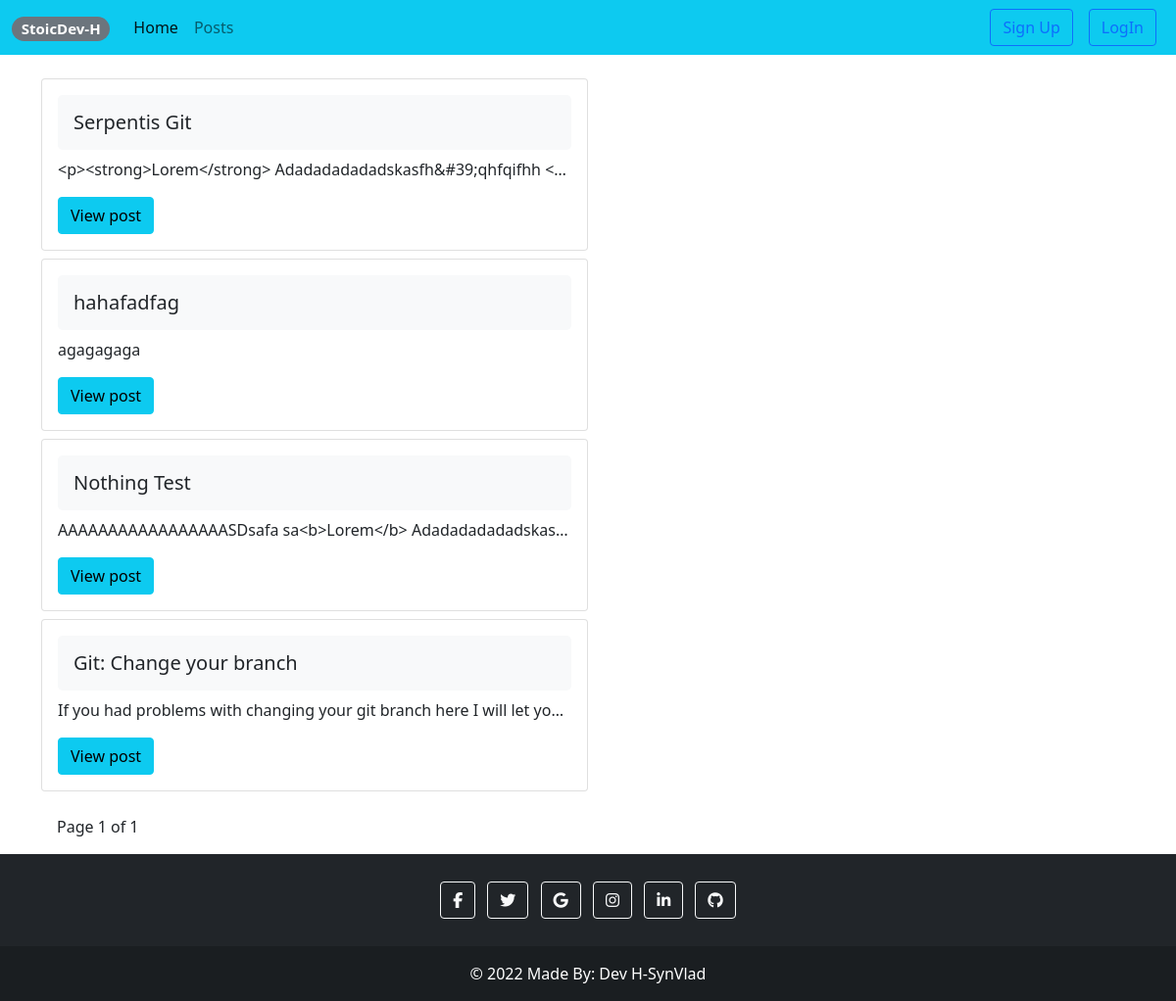
Page /show-archive-posts/ on the committed database.
### post/models.py (models this page shows, shortened)
class Post(models.Model):
    topic = models.ForeignKey(Topic, on_delete=models.SET_NULL, null=True)
    title = models.CharField(max_length=255)
    description = RichTextField(blank=True)
    like_count = models.IntegerField(default=0)
    dislike_count = models.IntegerField(default=0)
    active = models.BooleanField(default=True)
    created_at = models.DateTimeField(auto_now_add=True)
    updated_at = models.DateTimeField(auto_now=True)
    class Meta:
        ordering = ['-updated_at', '-created_at']

### post/views.py (the view)
# urls.py: path('show-archive-posts/', views.ArchivePostListView.as_view(), name='show_archive_posts'),
class ArchivePostListView(ListView):
    paginate_by = 4
    template_name = 'post/show-arhive-pos.html'
    model = Post
    context_object_name = 'all_posts'
    def get_queryset(self):
        return Post.objects.filter(active=False)

### templates/post/show-arhive-pos.html (shortened to what this page needs)
{% extends 'base.html' %}
{% block content %}
    <div class="container ">
        <div class="d-flex flex-column justify-content-between">
            {% for post in all_posts %}
                <div class="col-md-6">
                    <div class="card mt-2">
                        <div class="card-body">
                            <h5 class="card-title bg-light p-3 rounded-3">{{ post.title }}</h5>
                            <p class="card-text"
                               style="max-width:190ch; white-space: nowrap; text-overflow: ellipsis; overflow:hidden">{{ post.description }}</p>
                            <a href="{% url 'details_post' post.id %}" class="view btn btn-info">View post</a>
                        </div>
                    </div>
                </div>
            {% endfor %}
            <div class="pagination mt-4">
                <span class="step-links">
                    <span class="current mx-3">
                        Page {{ page_obj.number }} of {{ page_obj.paginator.num_pages }}
                    </span>
                </span>
            </div>
        </div>
    </div>
{% endblock %}

### templates/base.html (style rules this page uses)
a { text-decoration: none; }

### rows in the picture
Post: title "Serpentis Git", description "<p><strong>Lorem</strong> Adadadadadadskasfh&#39;qhfqifhh <…"
Post: title "hahafadfag", description "agagagaga"
Post: title "Nothing Test", description "AAAAAAAAAAAAAAAAASDsafa sa<b>Lorem</b> Adadadadadadskas…"
Post: title "Git: Change your branch", description "If you had problems with changing your git branch here I will let yo…"

### other values in the picture
{{ page_obj.number }} "1"
{{ page_obj.paginator.num_pages }} "1"
